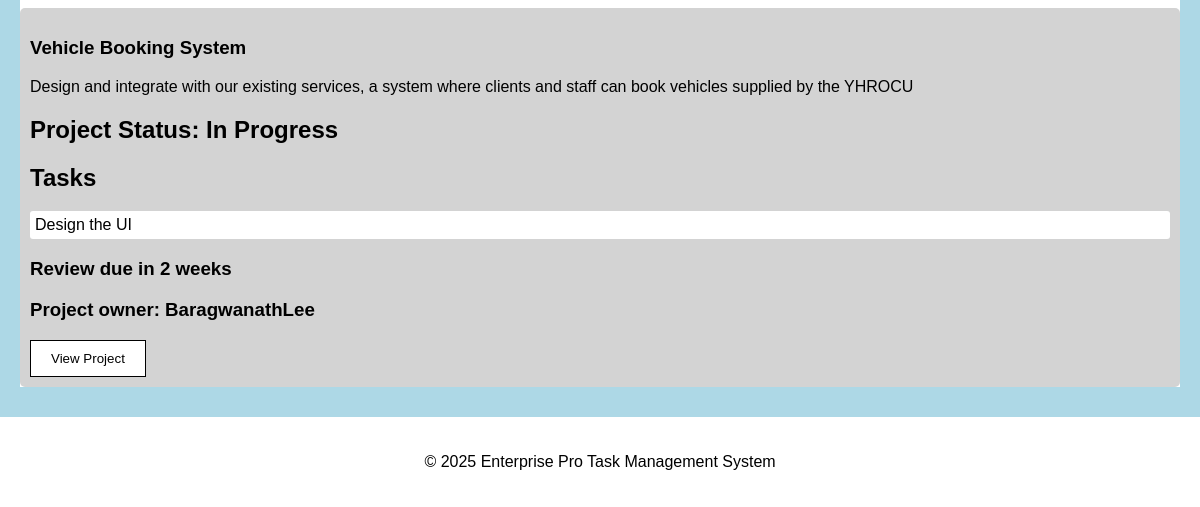
Before: / (signed in, lower part) with the older database file.
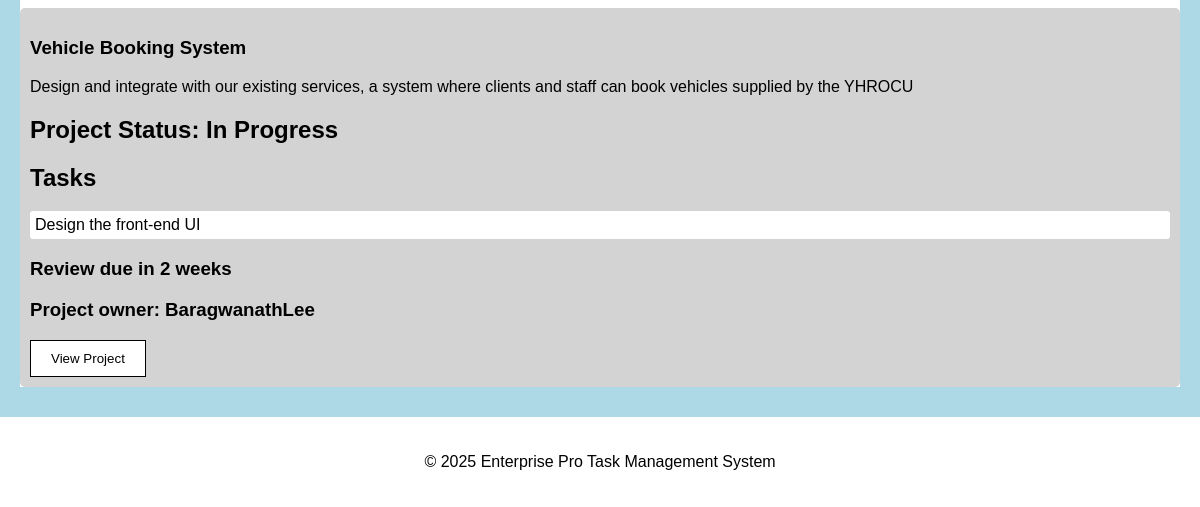
After: the same page with the newer database file.
### tables this page shows
CREATE TABLE projects (
            project_id INTEGER PRIMARY KEY AUTOINCREMENT,
            project_title TEXT NOT NULL,
            project_details TEXT NOT NULL,
            project_status TEXT NOT NULL DEFAULT 'In Progress',
            project_review TEXT,
            project_owner TEXT NOT NULL,
            FOREIGN KEY (project_owner) REFERENCES users (username)
        );

CREATE TABLE tasks (
            task_id INTEGER PRIMARY KEY AUTOINCREMENT,
            task_title TEXT NOT NULL,
            task_details TEXT NOT NULL,
            task_status TEXT NOT NULL DEFAULT 'New',
            task_assigned_date DATE NOT NULL,
            task_due_date DATE NOT NULL,
            project_id INTEGER NOT NULL,
            FOREIGN KEY (project_id) REFERENCES projects (project_id)
        );

### app.py (the view)
    def index(self):
        if not self.user_logged_in:
            return redirect(url_for('login'))
        elif self.user_role == "admin":
            return redirect(url_for('admin'))
        elif self.user_role == "supervisor":
            return redirect(url_for('supervisor'))
        projects = self.database.get_all_from_table("projects")
        tasks = self.database.get_all_from_table("tasks")
        users_in_projects = self.database.get_all_from_table("project_users")
        assigned_projects = []
        for project in projects:
            for project_user in users_in_projects:
                if project_user[1] == project[0] and project_user[3] == self.user_id:
                    project = [project[0], project[1], project[2], project[3], project[4], project[5]]
                    project.append([task[1] for task in tasks if task[6] == project[0]])
                    assigned_projects.append(project)
        return render_template('index.html', projects=assigned_projects)

### use_database.py (called while the page is built)
    def get_all_from_table(self, table_name):
        cursor = self.connection.cursor()
        cursor.execute(f"""
        SELECT * FROM {table_name}
        """)
        return cursor.fetchall()

### templates/index.html (shortened to what this page needs)
<!DOCTYPE html>
<html lang="en">
  <head>
    <link
      rel="stylesheet"
      href="{{ url_for('static', filename='styles.css') }}"
    />
  </head>
  <body>
    <main>
      <section id="projects">
        {% for project in projects %}
        <div class="project">
          <h3>{{ project[1] }}</h3>
          <p>{{ project[2] }}</p>
          <h2>Project Status: {{ project[3] }}</h2>
          <h2>Tasks</h2>
          <ul class="tasks">
             {% for task in project[6] %}
            <li>{{ task }}</li>
            {% endfor %}
          </ul>
          <h3>Review due in {{ project[4] }}</h3>
          <h3>Project owner: {{ project[5] }}</h3>
          <a href="{{ url_for('setProjectId', project_id=project[0]) }}"
            ><button>View Project</button></a
          >
        </div>
        {% endfor %}
      </section>
    </main>
    <footer>
      <p>&copy; 2025 Enterprise Pro Task Management System</p>
    </footer>
  </body>
</html>

### static/styles.css (style rules this page uses)
body { background-color: lightblue; color: black; font-family: Arial, sans-serif; margin: 0; padding: 0; }
header, footer { background-color: white; color: black; padding: 20px; text-align: center; }
section#projects { background-color: white; }
div.project { background-color: lightgray; padding: 10px; margin-bottom: 10px; border-radius: 5px; }
ul.tasks { list-style-type: none; padding: 0; }
ul.tasks li { background-color: white; margin: 5px 0; padding: 5px; border-radius: 3px; }
main { padding: 20px; background-color: lightblue; }
h1, h2, h3, h4, h5, h6 { color: black; }
a { color: black; text-decoration: none; }
button { background-color: white; color: black; border: 1px solid black; padding: 10px 20px; cursor: pointer; }

Changed rows visible on the page:
changed tasks: task_title "Design the UI" → "Design the front-end UI"
